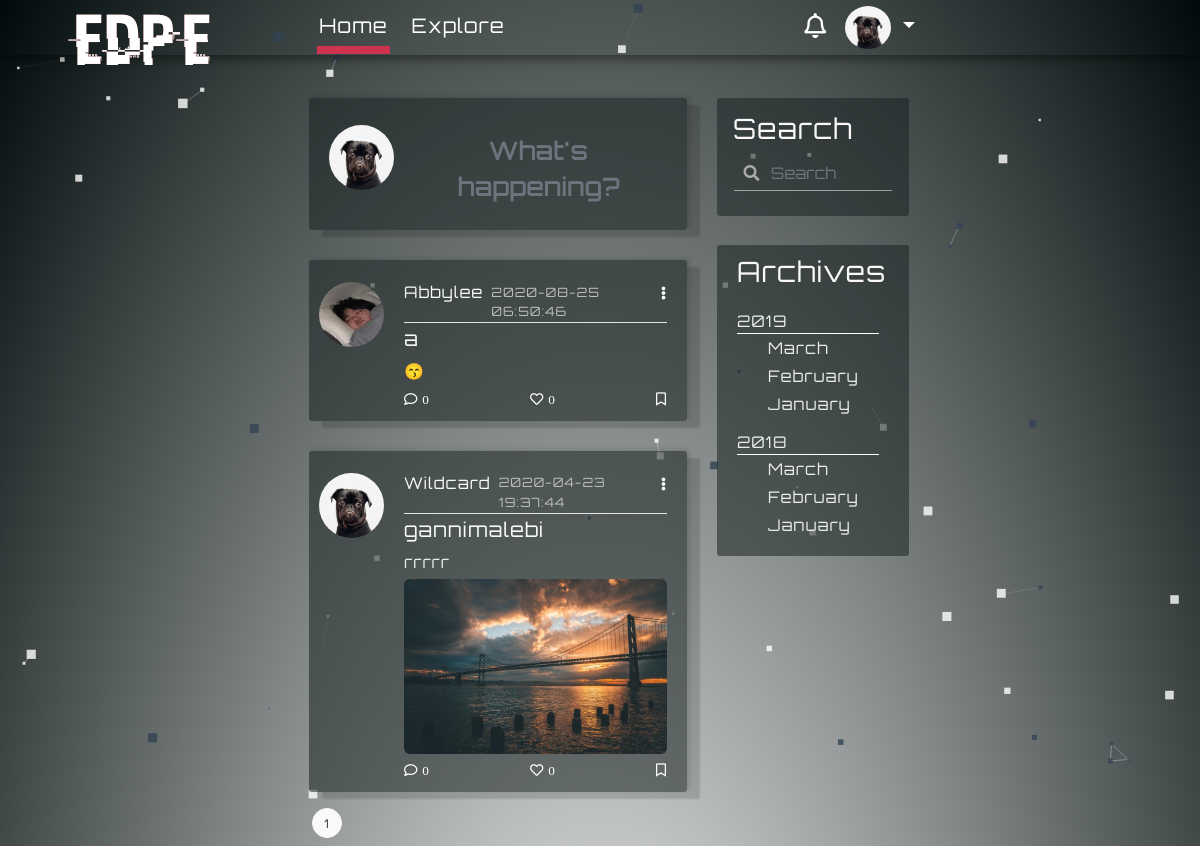
Screenshot of /home (signed in) with the database file from the repository.
### myBlogApp/models.py (models this page shows, shortened)
class User(UserMixin, db.Model):
    id = db.Column(db.Integer, primary_key=True)
    username = db.Column(db.String(64), index=True, unique=True)
    email = db.Column(db.String(120), index=True, unique=True)
    image_file = db.Column(db.String(200), default='default.png')
    password_hash = db.Column(db.String(128))
    about_me = db.Column(db.String(140))
    last_seen = db.Column(db.DateTime, default=datetime.utcnow())
    posts = db.relationship('Post', backref='author', foreign_keys='Post.user_id', lazy=True)
    comments = db.relationship('Comment', backref='c_author', foreign_keys='Comment.author_id', lazy='dynamic')
    followed = db.relationship(
        'User', secondary=followers,
        primaryjoin=(followers.c.follower_id == id),
        secondaryjoin=(followers.c.followed_id == id),
        backref=db.backref('followers', lazy='dynamic'), lazy='dynamic')
    liked = db.relationship('Like_Post', foreign_keys='Like_Post.liked_user_id', backref='liked_author', lazy='dynamic')
    message_sent = db.relationship('Message', foreign_keys='Message.sender_id', backref='author', lazy='dynamic')
    message_received = db.relationship('Message', foreign_keys='Message.recipient_id', backref='recipient', lazy='dynamic')
    last_message_read_time = db.Column(db.DateTime)
    notifications = db.relationship('Notification', foreign_keys='Notification.notification_user_id',
                                    backref='notification_user', lazy='dynamic')
    def new_messages(self):
        last_read_time = self.last_message_read_time or datetime(1900, 1, 1)
        return Message.query.filter_by(recipient=self).filter(Message.timestamp > last_read_time).count()
    def has_liked_post(self, post):
        return Like_Post.query.filter(
            Like_Post.liked_user_id == self.id,
            Like_Post.liked_post_id == post.id).count() > 0
    def followed_posts(self):
        followed = Post.query.join(
            followers, (followers.c.followed_id == Post.user_id)).filter(
                followers.c.follower_id == self.id)
        own = Post.query.filter_by(user_id=self.id)
        return followed.union(own).order_by(Post.timestamp.desc())

class SearchableMixin(object):
    @classmethod
    def before_commit(cls, session):
        session._changes = {
            'add': list(session.new),
            'update': list(session.dirty),
            'delete': list(session.deleted)
        }
    @classmethod
    def after_commit(cls, session):
        for obj in session._changes['add']:
            if isinstance(obj, SearchableMixin):
                add_to_index(obj.__tablename__, obj)
        for obj in session._changes['update']:
            if isinstance(obj, SearchableMixin):
                add_to_index(obj.__tablename__, obj)
        for obj in session._changes['delete']:
            if isinstance(obj, SearchableMixin):
                remove_from_index(obj.__tablename__, obj)
        session._changes = None

class Post(SearchableMixin, db.Model):
    __searchable__ = ['body']
    id = db.Column(db.Integer, primary_key=True)
    title = db.Column(db.String(100))
    body = db.Column(db.String(140))
    post_picture = db.Column(db.String(200))
    timestamp = db.Column(db.DateTime, index=True, default=datetime.utcnow)
    user_id = db.Column(db.Integer, db.ForeignKey('user.id'))
    comment = db.relationship('Comment', backref='post', foreign_keys='Comment.post_id', lazy='dynamic')
    comment_num = db.Column(db.Integer, default=0)
    likes = db.relationship('Like_Post', backref='l_post', lazy='dynamic')

### myBlogApp/routes.py (the view)
@app.route('/home')
@login_required
def home():
    page = request.args.get('page', 1, type=int)
    posts = current_user.followed_posts().paginate(page=page, per_page=5)
    return render_template('home.html', title='Home', posts=posts)

### myBlogApp/form.py
class SearchForm(FlaskForm):
    q = StringField('Search', validators=[DataRequired()])
    def __init__(self, *args, **kwargs):
        if 'formdata' not in kwargs:
            kwargs['formdata'] = request.args
        if 'csrf_enabled' not in kwargs:
            kwargs['csrf_enabled'] = False
        super(SearchForm, self).__init__(*args, **kwargs)

### myBlogApp/models.py (called while the page is built)
@login.user_loader
def load_user(id):
    return User.query.get(int(id))

### myBlogApp/routes.py (called while the page is built)
@app.before_request
def before_request():
    if current_user.is_authenticated:
        current_user.last_seen = datetime.utcnow()
        db.session.commit()
        g.search_form = SearchForm()

### myBlogApp/templates/home.html (shortened to what this page needs)
{% extends 'base.html' %}
{% block content %}
    <article class="media content-section media content-section-margin-control">
        <div class="media">
            <img class="rounded-circle article-img" src="{{ url_for('static', filename = 'profile/' + current_user.image_file) }}">
          <div class="media-body media-body-margin-control" style="text-align:center">
              <a class="wocao new-post-link-anchor " data-toggle="modal" data-target="#newPostModal" href="{{ url_for('new_post')}}">What's happening?</a>
          </div>
        </div>
    </article>
    {% for post in posts.items %}
    <article class="media content-section border-width-control index-check home-index-check art-link" >
        <a class="mr-1"  href="{{ url_for('user_posts', username=post.author.username) }}">
            <img class="rounded-circle article-img" src="{{ url_for('static', filename = 'profile/' + post.author.image_file) }}">
        </a>
        <div class="media-body">
            <div class="article-metadata space-control">
                <a class="mr-2" style="font-weight: 500;" href="{{ url_for('user_posts', username=post.author.username) }}">{{ post.author.username }}</a>
                <small class="small-margin-control">{{ post.timestamp.strftime('%Y-%m-%d %T') }}</small>
                <div class="dropdown">
                     <a class="comment-color dropdown-toggle toggle-remove", id="navbarDropdownMenuLink2" data-toggle="dropdown" aria-haspopup="true" aria-expanded="false" href="#"><i class="fas fa-ellipsis-v immune-click add-padding"></i></a>
                </div>
            </div>
            <h5>{{ post.title }}</h5>
            <span class="article-content">{{ post.body }}</span>
            <div class="post-picture-container immune-click">
            {% if post.post_picture %}
                <img class="post-pic-margin immune-click post-pic" src=" {{ url_for('static', filename = 'post_pictures/' + post.post_picture) }}" alt="profile image">
            {% endif %}
            </div>
            <div class="article-metadata pm-control check-index-for-like space-control">
            <a class="comment-color" id="addComments-home" data-toggle="modal" data-target="#layoutforcomment" rel="6"  href="{{ url_for('addComments', post_id= post.id) }}"><i class="far fa-comment i-margin-control immune-click">{{ post.comment_num }}</i></a>
            {% if current_user.has_liked_post(post)%}
                <a class="comment-color like-link-home hide-for-like " id="l_l" rel="{{ url_for('like', post_id = post.id) }}" href="javascript:"><i class="far fa-heart i-margin-control i-unlike immune-click">{{post.likes.count()}}</i></a>
                <a class="comment-color unlike-link-home" id="ul_l" rel="{{ url_for('unlike', post_id = post.id) }}" href="javascript:"><i class="fas fa-heart i-margin-control i-color-change i-like immune-click">{{post.likes.count()}}</i></a>
            {% else %}
                <a class="comment-color like-link-home " id="l_l" rel="{{ url_for('like', post_id = post.id) }}" href="javascript:"><i class="far fa-heart i-margin-control i-like immune-click">{{post.likes.count()}}</i></a>
            {% endif %}
            <a class="comment-color" href="#"><i class="far fa-bookmark immune-click"></i></a>
            </div>
        </div>
    </article>
    {% endfor %}
    {% for page_num in posts.iter_pages(left_edge=1, right_edge=1, left_current=1, right_current=2) %}
        {% if page_num %}
            {% if posts.page == page_num %}
                <a class="btn pagination-style pagination-active-style" href="{{ url_for('home', page= page_num) }}">{{ page_num }}</a>
            {% else %}
                <a class="btn pagination-style" href="{{ url_for('home', page= page_num) }}">{{ page_num }}</a>
            {% endif %}
        {% else %}
            ...
        {% endif %}
    {% endfor %}
{% endblock content %}

### myBlogApp/templates/navbar.html (shortened to what this page needs)
<nav class="navbar fixed-top navbar-expand-lg scrolling-navbar font-control">
    <div class="collapse navbar-collapse" id="navbarSupportedContent">
      <a class="navbar-brand nav-margin-control logo-style" href="{{ url_for('home') }}"><div class="logo-font glitch-effect" data-text="EDPE">EDPE</div> </a>
      <ul class="navbar-nav mr-auto">
        <li class="nav-item active">
          <a class=" hover-control link-control padding-control" id="homeLink" href={{ url_for("home")}}>Home</a>
        </li>
        <li class="nav-item">
          <a class=" hover-control link-control padding-control" id="exploreLink" href={{ url_for("explore")}}>Explore</a>
        </li>
      </ul>
      {% if current_user.is_anonymous %}
          <a class="btn btn-outline-white btn-outline login-button-margin-control js-anchor1"  data-toggle="modal" data-backdrop="false" data-target="#modalForLogin" href="{{ url_for('login')}}">login</a>
      {% else %}
        <a href='{{url_for('messages')}}' class="notification">
          <i class="far fa-bell bell-size"></i>
            {% set new_messages = current_user.new_messages() %}
        </a>
      {% endif %}
        <div>
        {% if current_user.is_anonymous %}
            <a class="btn btn-outline-white btn-outline signup-button-margin-control js-anchor2"  data-toggle="modal" data-target="#exampleModalCenter1"  data-backdrop="false" href="{{ url_for('register')}}">Sign Up</a>
        {% else %}
            <ul class="navbar-nav" id="nav">
                <li class="nav-item dropdown">
                    <a class="nav-link dropdown-toggle" href="#" id="navbarDropdownMenuLink1" role="button" data-toggle="dropdown" aria-haspopup="true" aria-expanded="false" >
                      {% if current_user.is_anonymous %}
                        <img class="rounded-circle avatar" src="{{  url_for('static', filename='profile/default.png' )}}">
                        {% else %}
                       <img class="rounded-circle avatar" src="{{  url_for('static', filename='profile/' + current_user.image_file)}}">
                        {% endif %}
                    </a>
                </li>
             </ul>
        {% endif %}
        </div>
    </div>
</nav>

### myBlogApp/static/temp212.css (style rules this page uses)
:root { --input-padding-x: 1.5rem; --input-padding-y: 0.75rem; }
a { color: #f9f9f9; }
html { overflow: auto; height: 100%; }
a.new-post-link-anchor { color: #6c757d; text-decoration: none; font-size: 24px; font-weight: 600; }
.content-section-margin-control { padding: 25px 20px!important; margin-bottom: 30px!important; box-shadow: 13px 7px 2px 0 rgba(0, 0, 0, 0.14), -1px 0 1px -2px rgba(0, 0, 0, 0.2), 3px -2px 5px 0 rgba(0, 0, 0, 0.12); }
.media-body-margin-control { margin-top: 10px; }
.border-width-control { box-shadow: 13px 7px 2px 0 rgba(0, 0, 0, 0.14), -1px 0 1px -2px rgba(0, 0, 0, 0.2), 3px -2px 5px 0 rgba(0, 0, 0, 0.12); }
.form-control-change { background-image: linear-gradient(0deg, #fdca47 2px,rgba(0,150,136,0) 0),linear-gradient(0deg, #ffffff8c 1px,transparent 0); }
.form-control-change { background-repeat: no-repeat; background-position-x: center, 50%; background-position-y: bottom, calc(100% - 1px); background-size: 0 100%,100% 100%; border: 0; transition: background 0s ease-out; padding-left: 0; padding-right: 0; }
.form-control { color: #FFFFFF8c; }
.logo-font { font-family: hackedregular, sans-serif; font-size: 6vw; }
.glitch-effect::before,.glitch-effect::after { content: attr(data-text); position: absolute; top: 0; left: 0; width: 100%; height: 100%; z-index: -1; }
.glitch-effect::before { color: #333333; animation: glitch-effect 3s infinite; }
.glitch-effect::after { color: #b96760; animation: glitch-effect 2s infinite; }

### myBlogApp/static/nav84.css (style rules this page uses)
.navbar { background: transparent; box-shadow: 0 2px 11px 1px rgba(0,0,0,0.5); padding: 6px 20px; }
.link-control { position: relative; text-decoration: none }
.padding-control { bottom: 2px; padding-bottom: 8px; padding-right: 2px; padding-left: 2px; margin-right: 20px; color: #fff; }
.page-on { border: 0 solid #ce324c ; border-bottom-width: 8px; }
.link-control:before { content: ""; position: absolute; width: 100%; height: 8px; bottom: -8px; left: 0; background-color: #ce324c ; visibility: hidden; -webkit-transform: scaleX(0); transform: scaleX(0); -webkit-transition: all 0.3s ease-in-out 0s; transition: all 0.3s ease-in-out 0s; }
.font-control { font-size: 20px; }
.nav-link { color: white; padding-top: 0; padding-bottom: 0; }
.navbar-brand { color: white; }
.avatar { height: 43px; width: 46px; }
.nav-margin-control { font-size: 25px!important; margin: 0 1rem auto 0; padding-top: 0!important; }
@media (min-width: 992px) { .navbar-expand-lg .navbar-collapse { margin: 0 auto; max-width: 53%; padding-left: 20px; } }
.bottom-margin-changes { margin-bottom: 10px!important; }
.toggle-remove:after { content: none!important; }
.logo-style { position: absolute; z-index: 10000; left: 6%; top: -20%; }
.notification { color: white; text-decoration: none; padding: 0 10px; position: relative; display: inline-block; border-radius: 2px; }
.bell-size { font-size: 25px; }

### myBlogApp/static/search3.css (style rules this page uses)
.has-search .form-control { padding-left: 2.375rem; padding-right:10px; background-color: transparent; }

### rows the page displays
User: image_file (picture)
Post: image_file (picture), author.username "Abbylee", timestamp "2020-08-25 06:50:46", title "a", body "😙", comment_num "0", likes.count "0"
Post: image_file (picture), author.username "Wildcard", timestamp "2020-04-23 19:37:44", title "gannimalebi", body "rrrrr", post_picture (picture), comment_num "0", likes.count "0"

### other values shown
{{ page_num }} "1"
